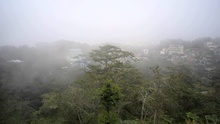
%> input picture DarkChannelPrior/foggy1.jpg, 220 x 124 px, shrunk from 1920 x 1080 before the run
$ octave DarkChannelPrior.m   (GNU Octave 9; MATLAB toolbox functions it lacks are replaced by stand-ins)
%> lines starting %> are read from the running program, lines starting %| are printed output that depends on the picture
im = imread('foggy1.jpg');
%> im is the input picture: size 124x220x3 uint8; mean R, G, B 140.7, 142, 139.5
 A = zeros(size(im));
 omega = 0.95;
[rows, column, depth] = size(im);
%> rows = 124; column = 220; depth = 3
impad = zeros(rows+2,column+2);
Dark = zeros(rows,column);
I = zeros(rows,column);
A = zeros(size(im));
for l=1:rows
    for m=1:column
        impad(l+1,m+1) = min(im(l,m,:));
    end
end
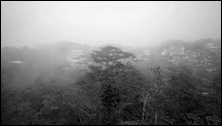
%> impad: size 126x222 double; min 0, max 247, mean 130.5

for i=1:rows
    for j=1:column
        window = zeros(9,1);
        inc =1;
        for x=1:3
            for y=1:3
                window(inc) = impad(i+x-1,j+y-1);
                inc = inc+1;
            end
        end

        Dark(i,j) = min(window);
    end
end
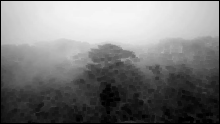
%> Dark: size 124x220 double; min 0, max 246, mean 123.7
%> after the loop, window = [16; 12; 0; 23; 17; 0; 0; 0; 0]
n_pixels = rows*column;
%> n_pixels = 27280
n_search_pixels = floor(n_pixels * 0.01);
%> n_search_pixels = 272
Dark_Vec = reshape(Dark,n_pixels,1);
image_vec = reshape(im,n_pixels,3);
[Dark_Vec, indices] = sort(Dark_Vec, 'descend');
atmosphere = zeros(1,3);
for ind=1:n_search_pixels
    atmosphere = atmosphere + double(image_vec(indices(ind),:)); %using  if Mx=1 then for c=0 to 2 if Ic>Ac then Ac=Ic
end
%> this loop made 272 passes
%> atmosphere on passes 1 to 3: [246 246 254], [492 492 508], [738 738 762]
%> after the loop, atmosphere = [66811 66715 69084]
atm = atmosphere / n_search_pixels;
%> atm = [245.6 245.3 254]
atmo = repmat(reshape(atm, [1, 1, 3]), rows, column);%convert 1x3 to rowxcolumnx3
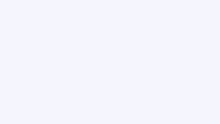
%> atmo: size 124x220x3 double; mean R, G, B 245.6, 245.3, 254

transmission = 1 - omega*(Dark/max(max(Dark)));
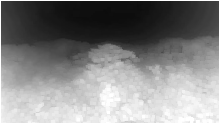
%> transmission: size 124x220 double; min 0.05, max 1, mean 0.522
xx = repmat(transmission,[1 1 3]);
R = (double(im) - atmo.*(1-xx))./xx;
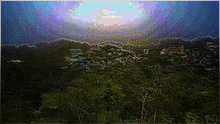
%> R: size 124x220x3 double; mean R, G, B 68.5, 74.2, 74.8; drawn with min black and max white

imwrite(uint8(R),'degoffy.jpg');
